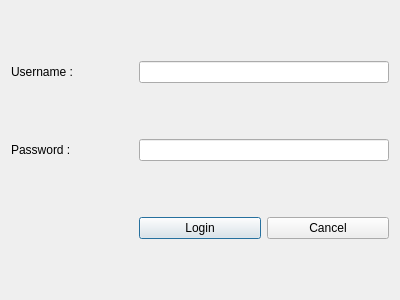
<?xml version="1.0" encoding="UTF-8"?>
<ui version="4.0">
 <class>LoginDialog</class>
 <widget class="QDialog" name="LoginDialog">
  <property name="geometry">
   <rect>
    <x>0</x>
    <y>0</y>
    <width>400</width>
    <height>300</height>
   </rect>
  </property>
  <property name="minimumSize">
   <size>
    <width>400</width>
    <height>300</height>
   </size>
  </property>
  <property name="maximumSize">
   <size>
    <width>400</width>
    <height>300</height>
   </size>
  </property>
  <property name="windowTitle">
   <string>Login</string>
  </property>
  <layout class="QGridLayout" name="gridLayout">
   <item row="0" column="0">
    <widget class="QLabel" name="label">
     <property name="text">
      <string>Username :</string>
     </property>
    </widget>
   </item>
   <item row="0" column="1" colspan="2">
    <widget class="QLineEdit" name="inputUsername"/>
   </item>
   <item row="1" column="0">
    <widget class="QLabel" name="label_2">
     <property name="text">
      <string>Password :</string>
     </property>
    </widget>
   </item>
   <item row="1" column="1" colspan="2">
    <widget class="QLineEdit" name="inputPassword">
     <property name="echoMode">
      <enum>QLineEdit::Password</enum>
     </property>
    </widget>
   </item>
   <item row="2" column="1">
    <widget class="QPushButton" name="pushButtonLogin">
     <property name="text">
      <string>Login</string>
     </property>
    </widget>
   </item>
   <item row="2" column="2">
    <widget class="QPushButton" name="pushButtonCancel">
     <property name="text">
      <string>Cancel</string>
     </property>
    </widget>
   </item>
  </layout>
 </widget>
 <resources/>
 <connections/>
</ui>
